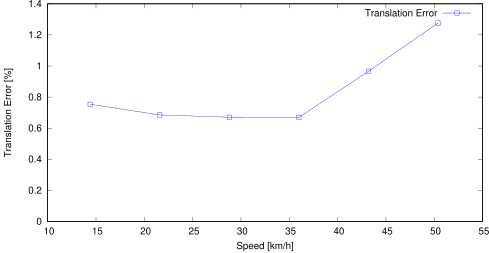

The gnuplot source for this figure:
set term postscript eps enhanced color
set output "11_ts.eps"
set size ratio 0.5
set yrange [0:*]
set xlabel "Speed [km/h]"
set ylabel "Translation Error [%]"
plot "11_ts.txt" using ($1*3.6):($2*100) title 'Translation Error' lc rgb "#0000FF" pt 4 w linespoints
